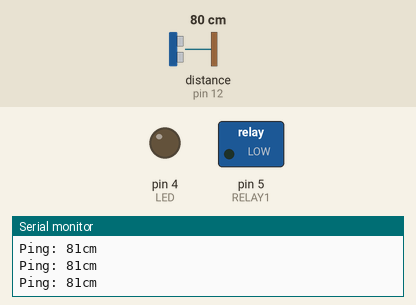
The sketch below on a simulated Arduino Uno, built with avr-gcc and run on an emulated ATmega328P. Parts: switched loads named in the sketch (green lamp = pin HIGH), output pins drawn as LEDs (lit = HIGH), the last lines printed to the serial monitor. Inputs (shaded band) come from the test bench; at power-on: distance to the obstacle (sensor on pin 12) 80 cm. The echo pulse lasts 58.3 µs per cm.

Above: at 1.2 s.
1.3 s: distance to the obstacle (sensor on pin 12) set to 36 cm
2.8 s: distance to the obstacle (sensor on pin 12) set to 32 cm
At 4.0 s:
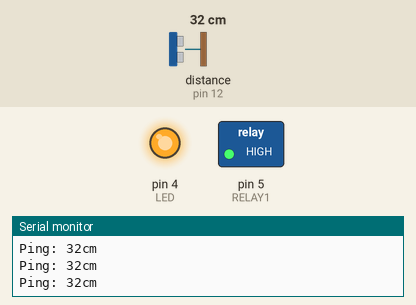
4.3 s: distance to the obstacle (sensor on pin 12) set to 35 cm
At 5.3 s:
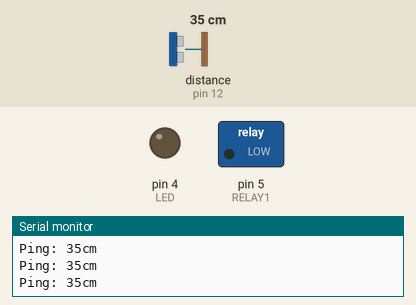
5.8 s: distance to the obstacle (sensor on pin 12) set to 2 cm
At 6.9 s:
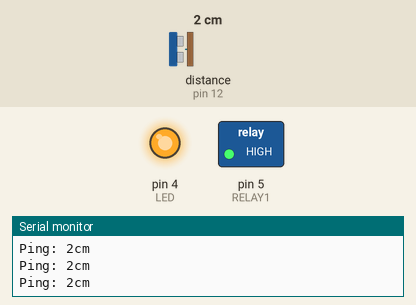
Timing chart, 0 to 8.3 s (numbered marks = the images above; inputs shaded):
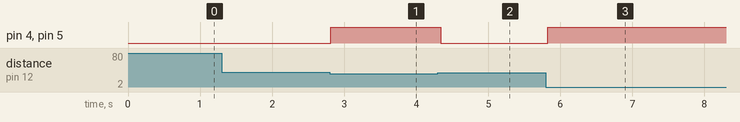

Measured:
- the behaviour switches between 35 and 34 cm on distance to the obstacle (sensor on pin 12) (found by bisection; images 0 and 1)
- after the input at 2.8 s, pin 4 (LED), pin 5 (RELAY1): LOW → HIGH at once
- after the input at 4.3 s, pin 4 (LED), pin 5 (RELAY1): HIGH → LOW at once
- after the input at 5.8 s, pin 4 (LED), pin 5 (RELAY1): LOW → HIGH at once

The sketch:

Picture_Jeremy_12_15_18.ino
```cpp
#include <NewPing.h>

#define TRIGGER_PIN  11  // Arduino pin tied to trigger pin on the ultrasonic sensor.
#define ECHO_PIN     12  // Arduino pin tied to echo pin on the ultrasonic sensor.
#define MAX_DISTANCE 200 // Maximum distance we want to ping for (in centimeters). Maximum sensor distance is rated at 400-500cm.
#define LED 4
#define RELAY1 5

NewPing sonar(TRIGGER_PIN, ECHO_PIN, MAX_DISTANCE); // NewPing setup of pins and maximum distance.

void setup() {
  Serial.begin(115200); // Open serial monitor at 115200 baud to see ping results.
  pinMode(LED, OUTPUT);
  pinMode(RELAY1, OUTPUT);
}

void loop() {
  delay(50);                      // Wait 50ms between pings (about 20 pings/sec). 29ms should be the shortest delay between pings.
  unsigned int uS = sonar.ping(); // Send ping, get ping time in microseconds (uS).
  Serial.print("Ping: ");
  Serial.print(uS / US_ROUNDTRIP_CM); // Convert ping time to distance in cm and print result (0 = outside set distance range)
  Serial.println("cm");
  unsigned int distance = uS / US_ROUNDTRIP_CM;
  if (distance < 35) {
     digitalWrite(LED, HIGH);
     digitalWrite(RELAY1, HIGH);
  } else {
     digitalWrite(LED, LOW);
     digitalWrite(RELAY1, LOW);
  }


}
```
